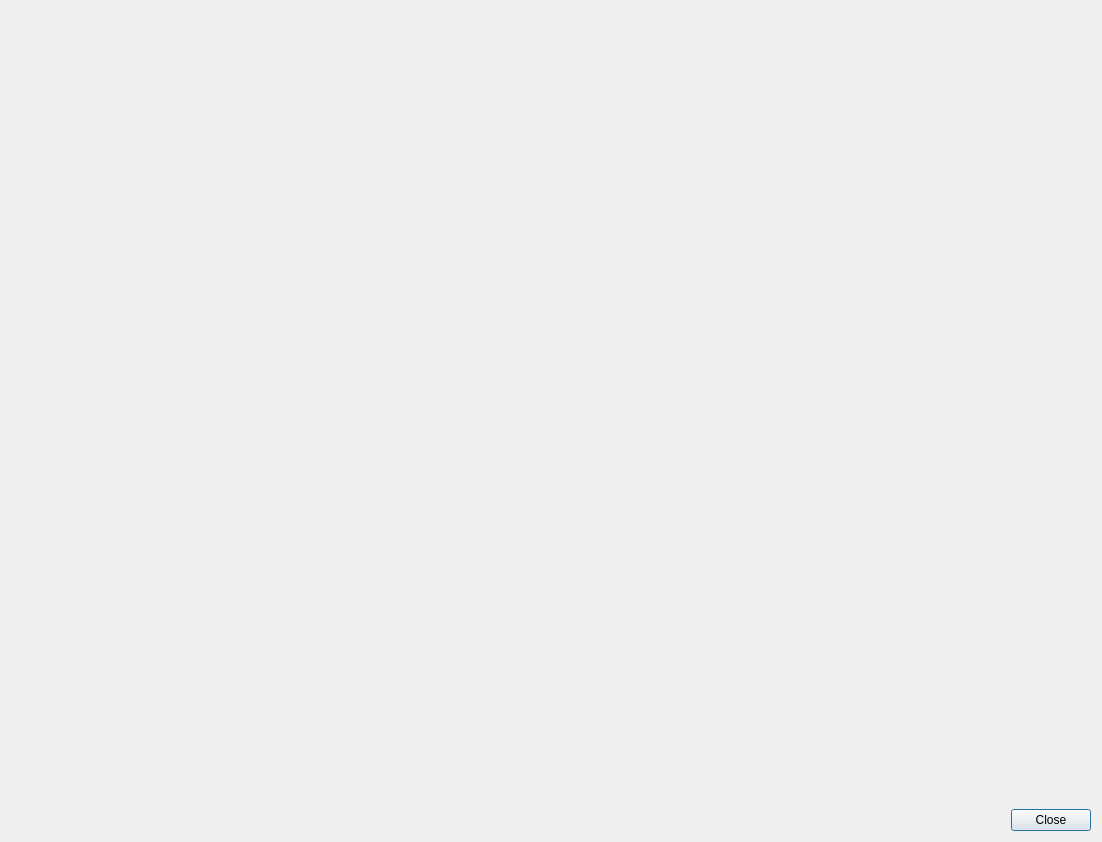
<?xml version="1.0" encoding="UTF-8"?>
<ui version="4.0">
 <class>ContextHelp</class>
 <widget class="QDialog" name="ContextHelp">
  <property name="geometry">
   <rect>
    <x>0</x>
    <y>0</y>
    <width>1102</width>
    <height>842</height>
   </rect>
  </property>
  <property name="windowTitle">
   <string>Dialog</string>
  </property>
  <layout class="QVBoxLayout" name="verticalLayout">
   <item>
    <widget class="app::WebView" name="webView" native="true"/>
   </item>
   <item>
    <widget class="QDialogButtonBox" name="buttonBox">
     <property name="orientation">
      <enum>Qt::Horizontal</enum>
     </property>
     <property name="standardButtons">
      <set>QDialogButtonBox::Close</set>
     </property>
    </widget>
   </item>
  </layout>
 </widget>
 <customwidgets>
  <customwidget>
   <class>app::WebView</class>
   <extends>QWidget</extends>
   <header>WebView.h</header>
   <container>1</container>
  </customwidget>
 </customwidgets>
 <resources/>
 <connections>
  <connection>
   <sender>buttonBox</sender>
   <signal>accepted()</signal>
   <receiver>ContextHelp</receiver>
   <slot>accept()</slot>
   <hints>
    <hint type="sourcelabel">
     <x>248</x>
     <y>254</y>
    </hint>
    <hint type="destinationlabel">
     <x>157</x>
     <y>274</y>
    </hint>
   </hints>
  </connection>
  <connection>
   <sender>buttonBox</sender>
   <signal>rejected()</signal>
   <receiver>ContextHelp</receiver>
   <slot>reject()</slot>
   <hints>
    <hint type="sourcelabel">
     <x>316</x>
     <y>260</y>
    </hint>
    <hint type="destinationlabel">
     <x>286</x>
     <y>274</y>
    </hint>
   </hints>
  </connection>
 </connections>
</ui>
